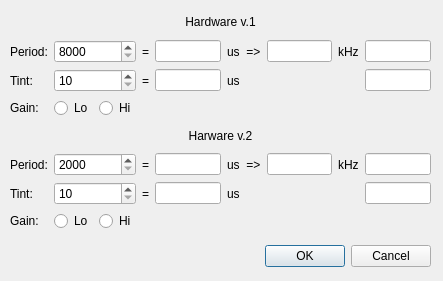
<?xml version="1.0" encoding="UTF-8"?>
<ui version="4.0">
 <class>DialogTriggerSettings</class>
 <widget class="QDialog" name="DialogTriggerSettings">
  <property name="geometry">
   <rect>
    <x>0</x>
    <y>0</y>
    <width>443</width>
    <height>281</height>
   </rect>
  </property>
  <property name="windowTitle">
   <string>Trigger configuration</string>
  </property>
  <widget class="QDialogButtonBox" name="buttonBox">
   <property name="geometry">
    <rect>
     <x>90</x>
     <y>240</y>
     <width>341</width>
     <height>32</height>
    </rect>
   </property>
   <property name="orientation">
    <enum>Qt::Horizontal</enum>
   </property>
   <property name="standardButtons">
    <set>QDialogButtonBox::Cancel|QDialogButtonBox::Ok</set>
   </property>
  </widget>
  <widget class="QWidget" name="verticalLayoutWidget">
   <property name="geometry">
    <rect>
     <x>10</x>
     <y>10</y>
     <width>421</width>
     <height>221</height>
    </rect>
   </property>
   <layout class="QVBoxLayout" name="verticalLayout">
    <item>
     <widget class="QLabel" name="label_9">
      <property name="text">
       <string>Hardware v.1</string>
      </property>
      <property name="alignment">
       <set>Qt::AlignCenter</set>
      </property>
     </widget>
    </item>
    <item>
     <layout class="QGridLayout" name="gridLayout">
      <item row="1" column="2">
       <widget class="QLabel" name="label_6">
        <property name="text">
         <string>=</string>
        </property>
       </widget>
      </item>
      <item row="0" column="0">
       <widget class="QLabel" name="label">
        <property name="text">
         <string>Period:</string>
        </property>
       </widget>
      </item>
      <item row="1" column="7">
       <widget class="QLineEdit" name="lineTintOK">
        <property name="alignment">
         <set>Qt::AlignCenter</set>
        </property>
        <property name="readOnly">
         <bool>true</bool>
        </property>
       </widget>
      </item>
      <item row="0" column="7">
       <widget class="QLineEdit" name="linePeriodOK">
        <property name="alignment">
         <set>Qt::AlignCenter</set>
        </property>
        <property name="readOnly">
         <bool>true</bool>
        </property>
       </widget>
      </item>
      <item row="0" column="5">
       <widget class="QLineEdit" name="lineFreqKhz">
        <property name="alignment">
         <set>Qt::AlignRight|Qt::AlignTrailing|Qt::AlignVCenter</set>
        </property>
        <property name="readOnly">
         <bool>true</bool>
        </property>
       </widget>
      </item>
      <item row="0" column="6">
       <widget class="QLabel" name="label_4">
        <property name="text">
         <string>kHz</string>
        </property>
       </widget>
      </item>
      <item row="0" column="3">
       <widget class="QLineEdit" name="linePeriodUs">
        <property name="alignment">
         <set>Qt::AlignRight|Qt::AlignTrailing|Qt::AlignVCenter</set>
        </property>
        <property name="readOnly">
         <bool>true</bool>
        </property>
       </widget>
      </item>
      <item row="1" column="0">
       <widget class="QLabel" name="label_2">
        <property name="text">
         <string>Tint:</string>
        </property>
       </widget>
      </item>
      <item row="1" column="3">
       <widget class="QLineEdit" name="lineTintUs">
        <property name="alignment">
         <set>Qt::AlignRight|Qt::AlignTrailing|Qt::AlignVCenter</set>
        </property>
        <property name="readOnly">
         <bool>true</bool>
        </property>
       </widget>
      </item>
      <item row="1" column="4">
       <widget class="QLabel" name="label_7">
        <property name="text">
         <string>us</string>
        </property>
       </widget>
      </item>
      <item row="0" column="4">
       <widget class="QLabel" name="label_3">
        <property name="text">
         <string>us  =&gt;</string>
        </property>
       </widget>
      </item>
      <item row="0" column="2">
       <widget class="QLabel" name="label_5">
        <property name="text">
         <string>=</string>
        </property>
       </widget>
      </item>
      <item row="0" column="1">
       <widget class="QSpinBox" name="spinPeriodTicks">
        <property name="minimum">
         <number>8000</number>
        </property>
        <property name="maximum">
         <number>65535</number>
        </property>
       </widget>
      </item>
      <item row="2" column="0">
       <widget class="QLabel" name="label_8">
        <property name="text">
         <string>Gain:</string>
        </property>
       </widget>
      </item>
      <item row="1" column="1">
       <widget class="QSpinBox" name="spinTintTicks">
        <property name="minimum">
         <number>10</number>
        </property>
        <property name="maximum">
         <number>65535</number>
        </property>
       </widget>
      </item>
      <item row="2" column="1">
       <layout class="QHBoxLayout" name="horizontalLayout">
        <item>
         <widget class="QRadioButton" name="radioLow">
          <property name="text">
           <string>Lo</string>
          </property>
          <attribute name="buttonGroup">
           <string notr="true">buttonGroup_2</string>
          </attribute>
         </widget>
        </item>
        <item>
         <widget class="QRadioButton" name="radioHigh">
          <property name="text">
           <string>Hi</string>
          </property>
          <attribute name="buttonGroup">
           <string notr="true">buttonGroup_2</string>
          </attribute>
         </widget>
        </item>
       </layout>
      </item>
     </layout>
    </item>
    <item>
     <widget class="QLabel" name="label_10">
      <property name="text">
       <string>Harware v.2</string>
      </property>
      <property name="alignment">
       <set>Qt::AlignCenter</set>
      </property>
     </widget>
    </item>
    <item>
     <layout class="QGridLayout" name="gridLayout_3">
      <item row="1" column="2">
       <widget class="QLabel" name="label_12">
        <property name="text">
         <string>=</string>
        </property>
       </widget>
      </item>
      <item row="0" column="0">
       <widget class="QLabel" name="label_13">
        <property name="text">
         <string>Period:</string>
        </property>
       </widget>
      </item>
      <item row="1" column="7">
       <widget class="QLineEdit" name="lineTintOK_v2">
        <property name="alignment">
         <set>Qt::AlignCenter</set>
        </property>
        <property name="readOnly">
         <bool>true</bool>
        </property>
       </widget>
      </item>
      <item row="0" column="7">
       <widget class="QLineEdit" name="linePeriodOK_v2">
        <property name="alignment">
         <set>Qt::AlignCenter</set>
        </property>
        <property name="readOnly">
         <bool>true</bool>
        </property>
       </widget>
      </item>
      <item row="0" column="5">
       <widget class="QLineEdit" name="lineFreqKhz_v2">
        <property name="alignment">
         <set>Qt::AlignRight|Qt::AlignTrailing|Qt::AlignVCenter</set>
        </property>
        <property name="readOnly">
         <bool>true</bool>
        </property>
       </widget>
      </item>
      <item row="0" column="6">
       <widget class="QLabel" name="label_14">
        <property name="text">
         <string>kHz</string>
        </property>
       </widget>
      </item>
      <item row="0" column="3">
       <widget class="QLineEdit" name="linePeriodUs_v2">
        <property name="alignment">
         <set>Qt::AlignRight|Qt::AlignTrailing|Qt::AlignVCenter</set>
        </property>
        <property name="readOnly">
         <bool>true</bool>
        </property>
       </widget>
      </item>
      <item row="1" column="0">
       <widget class="QLabel" name="label_15">
        <property name="text">
         <string>Tint:</string>
        </property>
       </widget>
      </item>
      <item row="1" column="3">
       <widget class="QLineEdit" name="lineTintUs_v2">
        <property name="alignment">
         <set>Qt::AlignRight|Qt::AlignTrailing|Qt::AlignVCenter</set>
        </property>
        <property name="readOnly">
         <bool>true</bool>
        </property>
       </widget>
      </item>
      <item row="1" column="4">
       <widget class="QLabel" name="label_16">
        <property name="text">
         <string>us</string>
        </property>
       </widget>
      </item>
      <item row="0" column="4">
       <widget class="QLabel" name="label_17">
        <property name="text">
         <string>us  =&gt;</string>
        </property>
       </widget>
      </item>
      <item row="0" column="2">
       <widget class="QLabel" name="label_18">
        <property name="text">
         <string>=</string>
        </property>
       </widget>
      </item>
      <item row="0" column="1">
       <widget class="QSpinBox" name="spinPeriodTicks_v2">
        <property name="minimum">
         <number>2000</number>
        </property>
        <property name="maximum">
         <number>65535</number>
        </property>
       </widget>
      </item>
      <item row="2" column="0">
       <widget class="QLabel" name="label_19">
        <property name="text">
         <string>Gain:</string>
        </property>
       </widget>
      </item>
      <item row="1" column="1">
       <widget class="QSpinBox" name="spinTintTicks_v2">
        <property name="minimum">
         <number>10</number>
        </property>
        <property name="maximum">
         <number>65535</number>
        </property>
       </widget>
      </item>
      <item row="2" column="1">
       <layout class="QHBoxLayout" name="horizontalLayout_2">
        <item>
         <widget class="QRadioButton" name="radioLow_v2">
          <property name="text">
           <string>Lo</string>
          </property>
          <attribute name="buttonGroup">
           <string notr="true">buttonGroup</string>
          </attribute>
         </widget>
        </item>
        <item>
         <widget class="QRadioButton" name="radioHigh_v2">
          <property name="text">
           <string>Hi</string>
          </property>
          <attribute name="buttonGroup">
           <string notr="true">buttonGroup</string>
          </attribute>
         </widget>
        </item>
       </layout>
      </item>
     </layout>
    </item>
   </layout>
  </widget>
 </widget>
 <resources/>
 <connections>
  <connection>
   <sender>buttonBox</sender>
   <signal>accepted()</signal>
   <receiver>DialogTriggerSettings</receiver>
   <slot>accept()</slot>
   <hints>
    <hint type="sourcelabel">
     <x>248</x>
     <y>254</y>
    </hint>
    <hint type="destinationlabel">
     <x>157</x>
     <y>274</y>
    </hint>
   </hints>
  </connection>
  <connection>
   <sender>buttonBox</sender>
   <signal>rejected()</signal>
   <receiver>DialogTriggerSettings</receiver>
   <slot>reject()</slot>
   <hints>
    <hint type="sourcelabel">
     <x>316</x>
     <y>260</y>
    </hint>
    <hint type="destinationlabel">
     <x>286</x>
     <y>274</y>
    </hint>
   </hints>
  </connection>
 </connections>
 <buttongroups>
  <buttongroup name="buttonGroup_2"/>
  <buttongroup name="buttonGroup"/>
 </buttongroups>
</ui>
